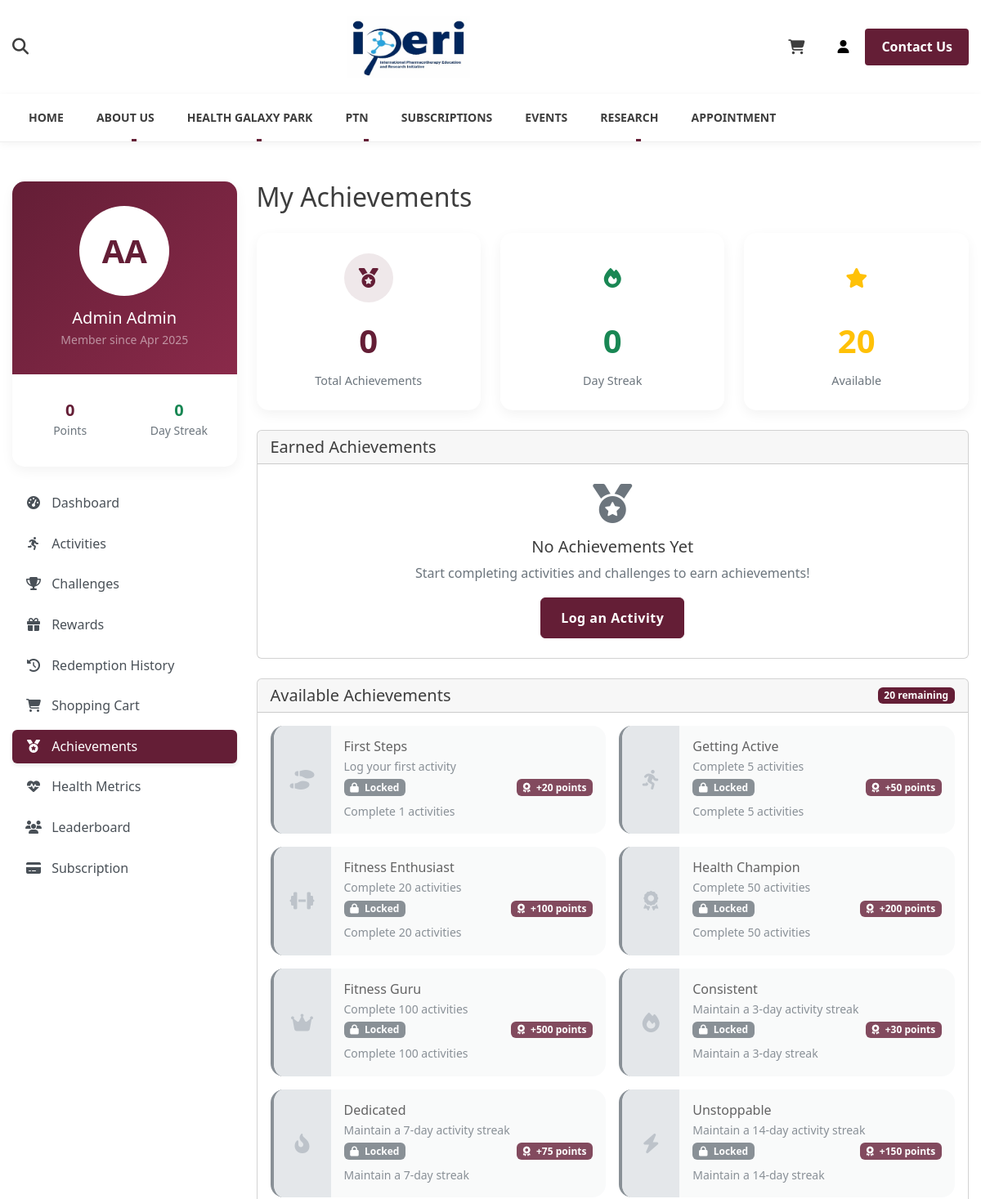
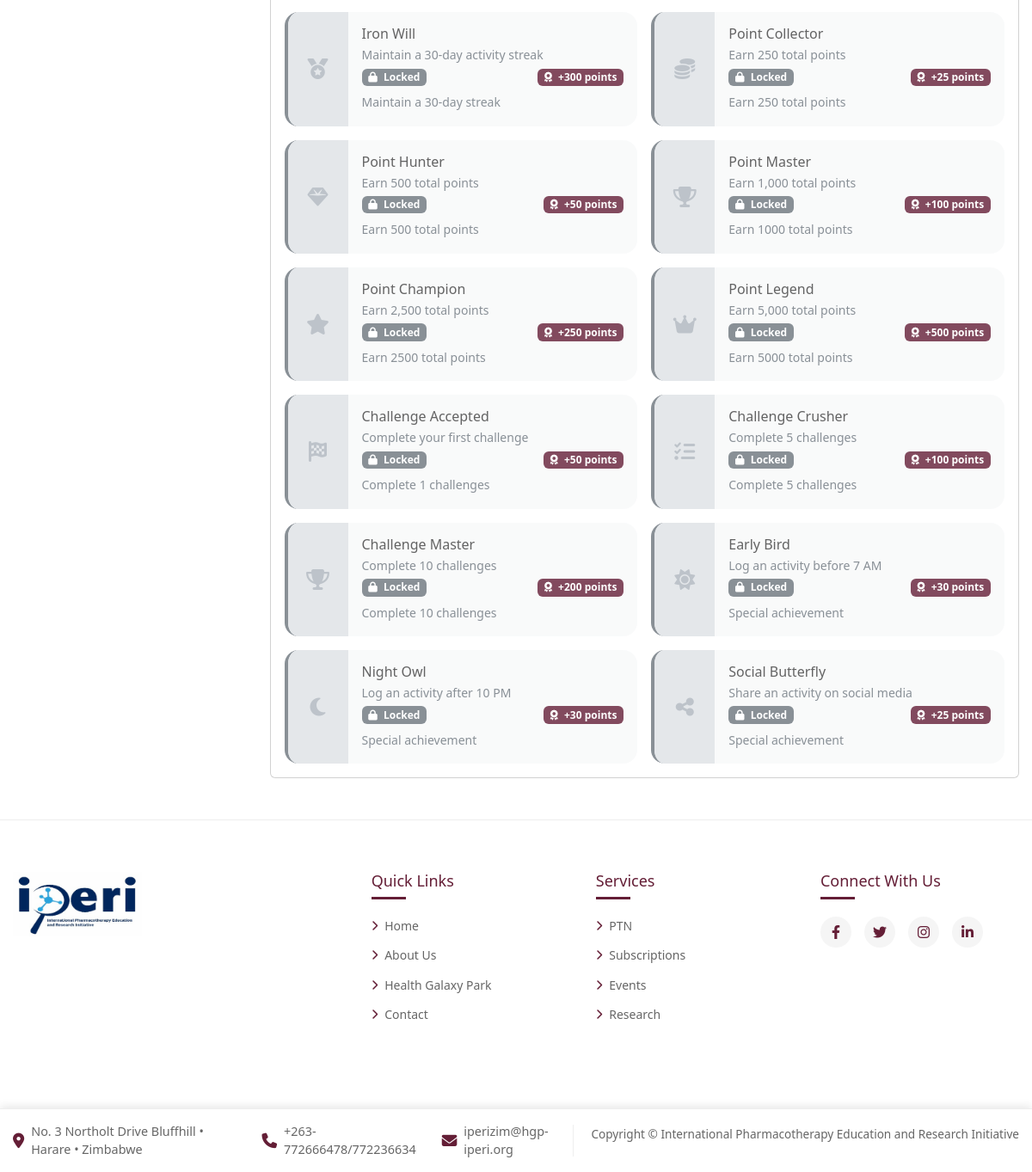
The page /achievements/ (signed in) on the database its author committed (2 pictures, top to bottom).
### healthxpfront/models.py (models this page shows, shortened)
class Profile(models.Model):
    user = models.OneToOneField(User, on_delete=models.CASCADE)
    points = models.IntegerField(default=0)
    date_joined = models.DateTimeField(auto_now_add=True)
    profile_picture = models.ImageField(
        upload_to='profile_pics', blank=True, null=True)
    birth_date = models.DateField(null=True, blank=True)
    height = models.FloatField(null=True, blank=True, help_text="Height in cm")
    weight = models.FloatField(null=True, blank=True, help_text="Weight in kg")
    current_streak = models.IntegerField(
        default=0, help_text="Current consecutive days with activity")
    longest_streak = models.IntegerField(
        default=0, help_text="Longest streak of consecutive days with activity")
    last_activity_date = models.DateField(null=True, blank=True)

class Achievement(models.Model):
    name = models.CharField(max_length=100)
    description = models.TextField()
    icon_class = models.CharField(max_length=50, default="fas fa-medal")
    points_reward = models.IntegerField(default=50)
    is_active = models.BooleanField(default=True)
    created_at = models.DateTimeField(auto_now_add=True)
    achievement_type = models.CharField(max_length=50, choices=(
        ('activity_count', 'Activity Count'),
        ('streak', 'Activity Streak'),
        ('challenge', 'Challenge Completion'),
        ('points', 'Points Milestone'),
        ('special', 'Special Achievement'),
    ))
    required_count = models.IntegerField(
        default=1, help_text="Number required to earn this achievement")

### healthxpfront/views.py (the view)
# urls.py: path('achievements/', views.achievements, name='achievements'),
@login_required
def achievements(request):
    user_achievements = UserAchievement.objects.filter(
        user=request.user
    ).select_related('achievement').order_by('-date_earned')
    available_achievements = Achievement.objects.filter(
        is_active=True
    ).exclude(
        id__in=user_achievements.values_list('achievement_id', flat=True)
    )
    context = {
        'user_achievements': user_achievements,
        'available_achievements': available_achievements
    }
    return render(request, 'healthxpfront/achievements.html', context)

### healthxpfront/templates/healthxpfront/achievements.html (shortened to what this page needs)
{% extends "healthxpfront/base.html" %}
{% load static %}
{% block content %}
<div class="container py-5">
    <div class="row">
        {% with active_tab='achievements' %}
            {% include 'healthxpfront/includes/sidebar.html' %}
        {% endwith %}
        <div class="col-lg-9">
            <h2 class="mb-4">My Achievements</h2>
            <div class="row mb-4">
                <div class="col-md-4 mb-3 mb-md-0">
                    <div class="stat-card">
                        <div class="stat-icon bg-primary-subtle text-primary">
                            <i class="fas fa-medal"></i>
                        </div>
                        <div class="stat-value text-primary">{{ user_achievements|length }}</div>
                        <div class="stat-label">Total Achievements</div>
                    </div>
                </div>
                <div class="col-md-4 mb-3 mb-md-0">
                    <div class="stat-card">
                        <div class="stat-icon bg-success-subtle text-success">
                            <i class="fas fa-fire"></i>
                        </div>
                        <div class="stat-value text-success">{{ user.profile.current_streak }}</div>
                        <div class="stat-label">Day Streak</div>
                    </div>
                </div>
                <div class="col-md-4">
                    <div class="stat-card">
                        <div class="stat-icon bg-warning-subtle text-warning">
                            <i class="fas fa-star"></i>
                        </div>
                        <div class="stat-value text-warning">{{ available_achievements|length }}</div>
                        <div class="stat-label">Available</div>
                    </div>
                </div>
            </div>
            <div class="card mb-4">
                <div class="card-header">
                    <h5 class="mb-0">Earned Achievements</h5>
                </div>
                <div class="card-body p-0">
                    {% if user_achievements %}
                        <div class="achievement-grid">
                            {% for achievement in user_achievements %}
                                <div class="achievement-item earned">
                                    <div class="achievement-icon">
                                        <i class="{{ achievement.achievement.icon_class }}"></i>
                                    </div>
                                    <div class="achievement-info">
                                        <h6 class="mb-1">{{ achievement.achievement.name }}</h6>
                                        <p class="small text-muted mb-1">{{ achievement.achievement.description }}</p>
                                        <div class="d-flex align-items-center justify-content-between">
                                            <span class="badge bg-success">
                                                <i class="fas fa-check-circle me-1"></i> Earned
                                            </span>
                                            <span class="badge bg-primary">
                                                <i class="fas fa-award me-1"></i> +{{ achievement.achievement.points_reward }} points
                                            </span>
                                        </div>
                                        <p class="small text-muted mt-2 mb-0">
                                            Earned on {{ achievement.date_earned|date:"M d, Y" }}
                                        </p>
                                    </div>
                                </div>
                            {% endfor %}
                        </div>
                    {% else %}
                        <div class="p-4 text-center">
                            <div class="mb-3">
                                <i class="fas fa-medal fa-3x text-muted"></i>
                            </div>
                            <h5>No Achievements Yet</h5>
                            <p class="text-muted">Start completing activities and challenges to earn achievements!</p>
                            <a href="{% url 'activity_create' %}" class="btn btn-primary">Log an Activity</a>
                        </div>
                    {% endif %}
                </div>
            </div>
            <div class="card">
                <div class="card-header d-flex justify-content-between align-items-center">
                    <h5 class="mb-0">Available Achievements</h5>
                    <span class="badge bg-primary">{{ available_achievements|length }} remaining</span>
                </div>
                <div class="card-body p-0">
                    {% if available_achievements %}
                        <div class="achievement-grid">
                            {% for achievement in available_achievements %}
                                <div class="achievement-item locked">
                                    <div class="achievement-icon locked">
                                        <i class="{{ achievement.icon_class }}"></i>
                                    </div>
                                    <div class="achievement-info">
                                        <h6 class="mb-1">{{ achievement.name }}</h6>
                                        <p class="small text-muted mb-1">{{ achievement.description }}</p>
                                        <div class="d-flex align-items-center justify-content-between">
                                            <span class="badge bg-secondary">
                                                <i class="fas fa-lock me-1"></i> Locked
                                            </span>
                                            <span class="badge bg-primary">
                                                <i class="fas fa-award me-1"></i> +{{ achievement.points_reward }} points
                                            </span>
                                        </div>
                                        <p class="small text-muted mt-2 mb-0">
                                            {% if achievement.achievement_type == 'activity_count' %}
                                                Complete {{ achievement.required_count }} activities
                                            {% elif achievement.achievement_type == 'streak' %}
                                                Maintain a {{ achievement.required_count }}-day streak
                                            {% elif achievement.achievement_type == 'points' %}
                                                Earn {{ achievement.required_count }} total points
                                            {% elif achievement.achievement_type == 'challenge' %}
                                                Complete {{ achievement.required_count }} challenges
                                            {% else %}
                                                Special achievement
                                            {% endif %}
                                        </p>
                                    </div>
                                </div>
                            {% endfor %}
                        </div>
                    {% endif %}
                </div>
            </div>
        </div>
    </div>
</div>
{% endblock %}

### healthxpfront/templates/healthxpfront/includes/sidebar.html (shortened to what this page needs)
<div class="col-lg-3 mb-4">
    <div class="profile-card mb-4">
        <div class="profile-header">
            <div class="profile-avatar">
                {% if user.profile.profile_picture %}
                    <img src="{{ user.profile.profile_picture.url }}" alt="{{ user.username }}" class="img-fluid">
                {% else %}
                    {{ user.first_name|first }}{{ user.last_name|first }}
                {% endif %}
            </div>
            <h5 class="mb-1">{{ user.first_name }} {{ user.last_name }}</h5>
            <p class="text-white-50 small mb-0">Member since {{ user.profile.date_joined|date:"M Y" }}</p>
        </div>
        <div class="p-3">
            <div class="row text-center py-3">
                <div class="col-6">
                    <h5 class="mb-0 fw-bold text-primary">{{ user.profile.points }}</h5>
                    <span class="text-muted small">Points</span>
                </div>
                <div class="col-6">
                    <h5 class="mb-0 fw-bold text-success">{{ user.profile.current_streak }}</h5>
                    <span class="text-muted small">Day Streak</span>
                </div>
            </div>
        </div>
    </div>
    <div class="nav flex-column nav-pills sidebar-nav mb-4" role="tablist">
        <a class="nav-link {% if active_tab == 'dashboard' %}active{% endif %} mb-2" href="{% url 'dashboard' %}">
            <i class="fas fa-tachometer-alt me-2"></i> Dashboard
        </a>
        <a class="nav-link {% if active_tab == 'activities' %}active{% endif %} mb-2" href="{% url 'activity_list' %}">
            <i class="fas fa-running me-2"></i> Activities
        </a>
        <a class="nav-link {% if active_tab == 'challenges' %}active{% endif %} mb-2" href="{% url 'challenge_list' %}">
            <i class="fas fa-trophy me-2"></i> Challenges
        </a>
        <a class="nav-link {% if active_tab == 'rewards' %}active{% endif %} mb-2" href="{% url 'reward_list' %}">
            <i class="fas fa-gift me-2"></i> Rewards
        </a>
        <a class="nav-link {% if active_tab == 'redemption_history' %}active{% endif %} mb-2" href="{% url 'redemption_history' %}">
            <i class="fas fa-history me-2"></i> Redemption History
        </a>
        <a class="nav-link {% if active_tab == 'cart' %}active{% endif %} mb-2" href="{% url 'cart_view' %}">
            <i class="fas fa-shopping-cart me-2"></i> Shopping Cart
        </a>
        <a class="nav-link {% if active_tab == 'achievements' %}active{% endif %} mb-2" href="{% url 'achievements' %}">
            <i class="fas fa-medal me-2"></i> Achievements
        </a>
        <a class="nav-link {% if active_tab == 'health_metrics' %}active{% endif %} mb-2" href="{% url 'health_metrics' %}">
            <i class="fas fa-heartbeat me-2"></i> Health Metrics
        </a>
        <a class="nav-link {% if active_tab == 'leaderboard' %}active{% endif %} mb-2" href="{% url 'leaderboard' %}">
            <i class="fas fa-users me-2"></i> Leaderboard
        </a>
        <a class="nav-link {% if active_tab == 'subscriptions' %}active{% endif %} mb-2" href="{% url 'subscriptions' %}">
            <i class="fas fa-credit-card me-2"></i> Subscription
        </a>
    </div>
</div>

### rows shown on the page
Achievement: name "First Steps", description "Log your first activity", points_reward "20", required_count "1"
Achievement: name "Getting Active", description "Complete 5 activities", points_reward "50", required_count "5"
Achievement: name "Fitness Enthusiast", description "Complete 20 activities", points_reward "100", required_count "20"
Achievement: name "Health Champion", description "Complete 50 activities", points_reward "200", required_count "50"
Achievement: name "Fitness Guru", description "Complete 100 activities", points_reward "500", required_count "100"
Achievement: name "Consistent", description "Maintain a 3-day activity streak", points_reward "30", required_count "3"
Achievement: name "Dedicated", description "Maintain a 7-day activity streak", points_reward "75", required_count "7"
Achievement: name "Unstoppable", description "Maintain a 14-day activity streak", points_reward "150", required_count "14"
Achievement: name "Iron Will", description "Maintain a 30-day activity streak", points_reward "300", required_count "30"
Achievement: name "Point Collector", description "Earn 250 total points", points_reward "25", required_count "250"
Achievement: name "Point Hunter", description "Earn 500 total points", points_reward "50", required_count "500"
Achievement: name "Point Master", description "Earn 1,000 total points", points_reward "100", required_count "1000"
Achievement: name "Point Champion", description "Earn 2,500 total points", points_reward "250", required_count "2500"
Achievement: name "Point Legend", description "Earn 5,000 total points", points_reward "500", required_count "5000"
Achievement: name "Challenge Accepted", description "Complete your first challenge", points_reward "50", required_count "1"
Achievement: name "Challenge Crusher", description "Complete 5 challenges", points_reward "100", required_count "5"
Achievement: name "Challenge Master", description "Complete 10 challenges", points_reward "200", required_count "10"
Achievement: name "Early Bird", description "Log an activity before 7 AM", points_reward "30", achievement_type "Special achievement"
Achievement: name "Night Owl", description "Log an activity after 10 PM", points_reward "30", achievement_type "Special achievement"
Achievement: name "Social Butterfly", description "Share an activity on social media", points_reward "25", achievement_type "Special achievement"

### other values the page prints
{{ user.first_name|first }} "A"
{{ user.last_name|first }} "A"
{{ user.first_name }} "Admin"
{{ user.last_name }} "Admin"
{{ user.profile.date_joined|date:"M Y" }} "Apr 2025"
{{ user.profile.points }} "0"
{{ user.profile.current_streak }} "0"
{{ user_achievements|length }} "0"
{{ available_achievements|length }} "20"
